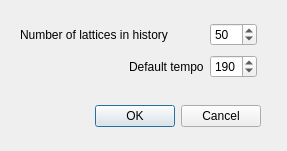
<?xml version="1.0" encoding="UTF-8"?>
<ui version="4.0">
 <class>Settings</class>
 <widget class="QDialog" name="Settings">
  <property name="geometry">
   <rect>
    <x>0</x>
    <y>0</y>
    <width>287</width>
    <height>151</height>
   </rect>
  </property>
  <property name="windowTitle">
   <string>Dialog</string>
  </property>
  <widget class="QDialogButtonBox" name="buttonBox">
   <property name="geometry">
    <rect>
     <x>80</x>
     <y>100</y>
     <width>181</width>
     <height>32</height>
    </rect>
   </property>
   <property name="orientation">
    <enum>Qt::Horizontal</enum>
   </property>
   <property name="standardButtons">
    <set>QDialogButtonBox::Cancel|QDialogButtonBox::Ok</set>
   </property>
  </widget>
  <widget class="QWidget" name="">
   <property name="geometry">
    <rect>
     <x>20</x>
     <y>20</y>
     <width>237</width>
     <height>62</height>
    </rect>
   </property>
   <layout class="QVBoxLayout" name="verticalLayout">
    <item>
     <layout class="QHBoxLayout" name="horizontalLayout">
      <item>
       <widget class="QLabel" name="label">
        <property name="text">
         <string>Number of lattices in history</string>
        </property>
       </widget>
      </item>
      <item>
       <widget class="QSpinBox" name="history">
        <property name="sizePolicy">
         <sizepolicy hsizetype="Fixed" vsizetype="Fixed">
          <horstretch>0</horstretch>
          <verstretch>0</verstretch>
         </sizepolicy>
        </property>
        <property name="minimum">
         <number>1</number>
        </property>
        <property name="maximum">
         <number>999</number>
        </property>
        <property name="value">
         <number>50</number>
        </property>
       </widget>
      </item>
     </layout>
    </item>
    <item>
     <layout class="QHBoxLayout" name="horizontalLayout_2">
      <item>
       <spacer name="horizontalSpacer">
        <property name="orientation">
         <enum>Qt::Horizontal</enum>
        </property>
        <property name="sizeHint" stdset="0">
         <size>
          <width>40</width>
          <height>20</height>
         </size>
        </property>
       </spacer>
      </item>
      <item>
       <widget class="QLabel" name="label_2">
        <property name="text">
         <string>Default tempo</string>
        </property>
       </widget>
      </item>
      <item>
       <widget class="QSpinBox" name="bpm">
        <property name="sizePolicy">
         <sizepolicy hsizetype="Fixed" vsizetype="Fixed">
          <horstretch>0</horstretch>
          <verstretch>0</verstretch>
         </sizepolicy>
        </property>
        <property name="minimum">
         <number>1</number>
        </property>
        <property name="maximum">
         <number>999</number>
        </property>
        <property name="value">
         <number>190</number>
        </property>
       </widget>
      </item>
     </layout>
    </item>
   </layout>
  </widget>
 </widget>
 <resources/>
 <connections>
  <connection>
   <sender>buttonBox</sender>
   <signal>accepted()</signal>
   <receiver>Settings</receiver>
   <slot>accept()</slot>
   <hints>
    <hint type="sourcelabel">
     <x>248</x>
     <y>254</y>
    </hint>
    <hint type="destinationlabel">
     <x>157</x>
     <y>274</y>
    </hint>
   </hints>
  </connection>
  <connection>
   <sender>buttonBox</sender>
   <signal>rejected()</signal>
   <receiver>Settings</receiver>
   <slot>reject()</slot>
   <hints>
    <hint type="sourcelabel">
     <x>316</x>
     <y>260</y>
    </hint>
    <hint type="destinationlabel">
     <x>286</x>
     <y>274</y>
    </hint>
   </hints>
  </connection>
 </connections>
</ui>
